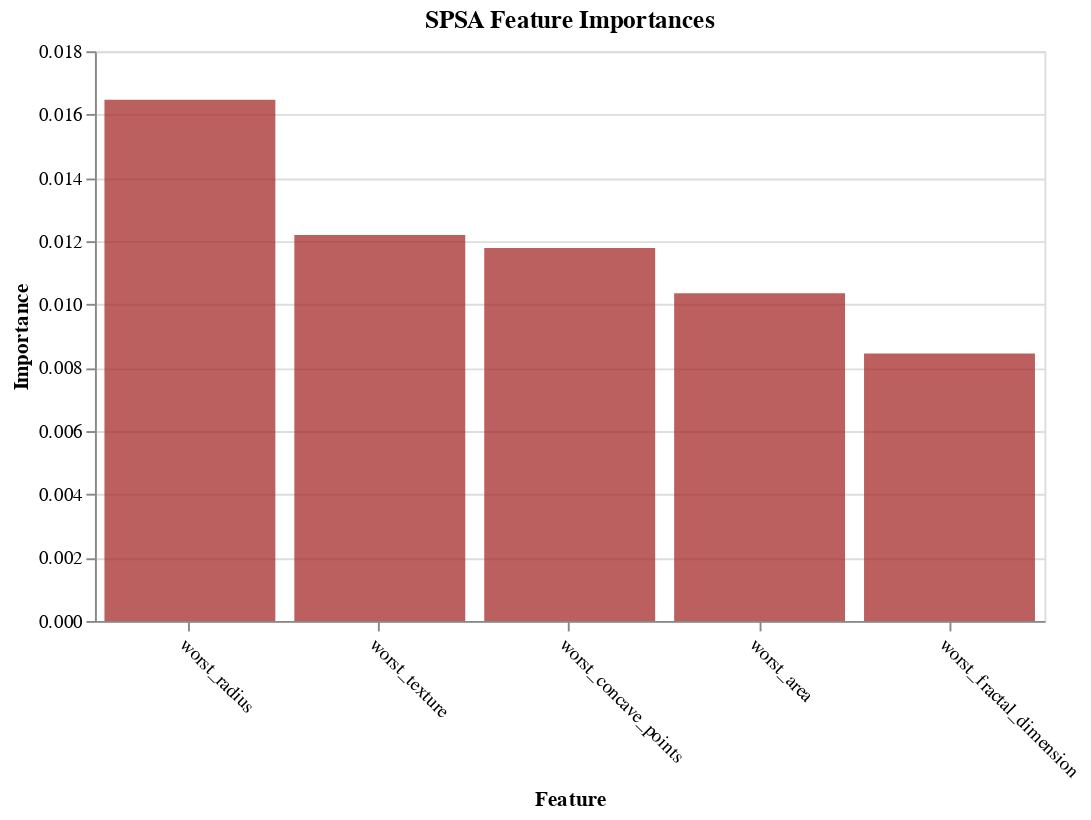

Notebook cell for this chart:
### Code cell
plot_imp(best_features_spsa, feature_importances_spsa, 'SPSA', 'brown')

### Figure 1 — Vega-Lite specification as saved in the notebook (floating-point values rounded to 4 significant figures)
{"config": {"view": {"continuousWidth": 400, "continuousHeight": 300}}, "data": {"name": "data-a85c353dd4cca06463770fc576e923e8"}, "mark": {"type": "bar", "color": "brown", "opacity": 0.75}, "encoding": {"x": {"type": "nominal", "axis": {"labelAngle": 45}, "field": "features", "sort": null, "title": "Feature"}, "y": {"type": "quantitative", "field": "importances", "title": "Importance"}}, "title": "SPSA Feature Importances", "width": 500, "$schema": "https://vega.github.io/schema/vega-lite/v4.0.2.json", "datasets": {"data-a85c353dd4cca06463770fc576e923e8": [{"features": "worst_radius", "importances": 0.01647}, {"features": "worst_texture", "importances": 0.0122}, {"features": "worst_concave_points", "importances": 0.01178}, {"features": "worst_area", "importances": 0.01035}, {"features": "worst_fractal_dimension", "importances": 0.008451}]}}
